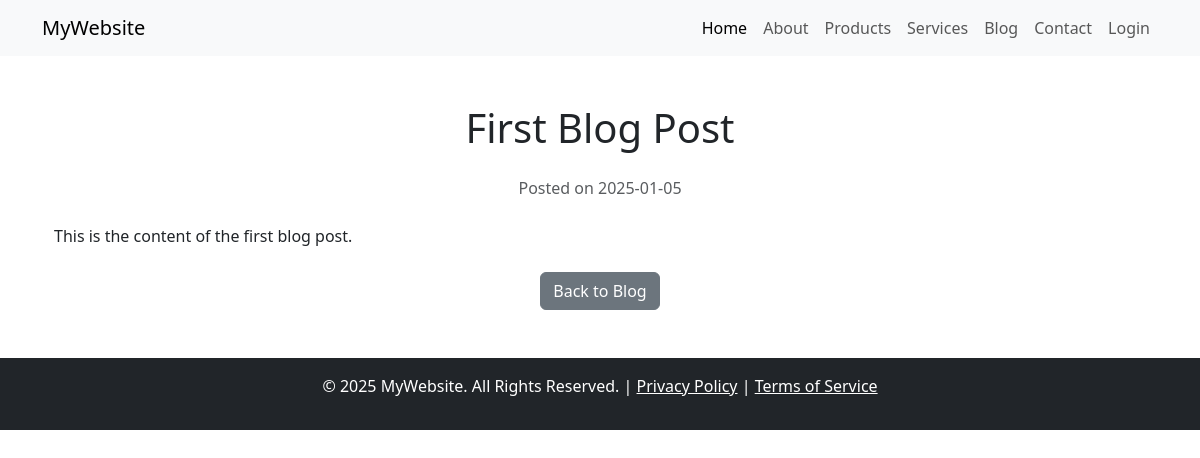
The page /blog/1 on the database its author committed.
### app/models.py (models this page shows, shortened)
class Blog(db.Model):
    id = db.Column(db.Integer, primary_key=True)
    title = db.Column(db.String(100), nullable=False)
    content = db.Column(db.Text, nullable=False)
    date_posted = db.Column(db.DateTime, default=datetime.utcnow)

### app/routes.py (the view)
@main.route("/blog/<int:post_id>")
def post(post_id):
    post = Blog.query.get_or_404(post_id)  # Get the blog post by ID
    return render_template("post.html", post=post)

### app/templates/post.html (shortened to what this page needs)
{% extends "base.html" %}
{% block content %}
<div class="container my-5">
    <h1 class="text-center mb-4">{{ post.title }}</h1>
    <p class="text-muted text-center">Posted on {{ post.date_posted.strftime('%Y-%m-%d') }}</p>
    <div class="mt-4">
        <p>{{ post.content }}</p>
    </div>
    <div class="text-center mt-4">
        <a href="/blog" class="btn btn-secondary">Back to Blog</a>
    </div>
</div>
{% endblock %}

### rows shown on the page
Blog: title "First Blog Post", date_posted "2025-01-05", content "This is the content of the first blog post."
